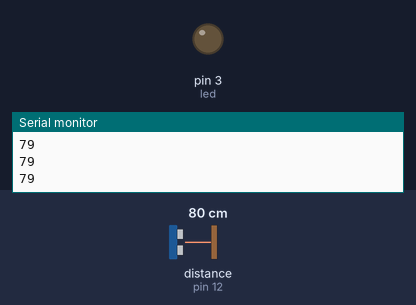
This sketch was run on a simulated Arduino Uno, built with avr-gcc and run on an emulated ATmega328P. Parts: output pins drawn as LEDs (lit = HIGH), the last lines printed to the serial monitor. Wiring (inferred from the names in the program): ultrasonic range finder: trigger pin 11; echo pin 12. The test bench sets the inputs (shaded band); at power-on: distance to the obstacle (sensor on pin 12) 80 cm. The echo pulse lasts 58.3 µs per cm; pins used as bus, display or sensor lines are not drawn.

Above: at 1.2 s.
1.3 s: distance to the obstacle (sensor on pin 12) set to 2 cm
At 2.0 s:
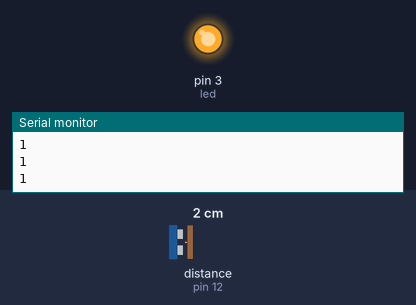
2.8 s: distance to the obstacle (sensor on pin 12) set to 4 cm
4.3 s: distance to the obstacle (sensor on pin 12) set to 7 cm
At 5.0 s:
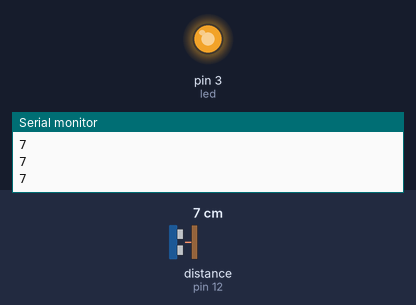
5.8 s: distance to the obstacle (sensor on pin 12) set to 18 cm
At 6.8 s:
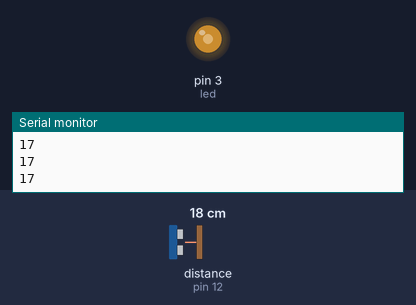
Timing chart, 0 to 8.3 s (numbered marks = the images above; inputs shaded):
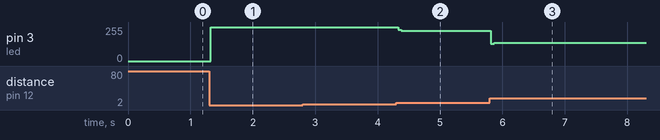

The sketch:

tamrin4_4.ino
```cpp
int trig = 11;
int echo = 12;
int led = 3;

long duration;
int distance;

void setup() {
  Serial.begin(9600);
  pinMode(trig, OUTPUT);
  pinMode(echo, INPUT);
  pinMode(led, OUTPUT);
}

void loop() {

  digitalWrite(trig, LOW);
  delayMicroseconds(2);

  digitalWrite(trig, HIGH);
  delayMicroseconds(10);
  digitalWrite(trig, LOW);

  duration = pulseIn(echo, HIGH);
  distance = (duration / 2) * 0.0343;

  Serial.println(distance);

  if(distance > 30) {
    analogWrite(led, 0);
  }
  else {
    int brightness = map(distance, 30, 4, 20, 255);
    brightness = constrain(brightness, 20, 255);
    analogWrite(led, brightness);
  }

  delay(50);
}
```

Measured:
- after the input at 1.3 s, pin 3 (led): 0/255 → 255/255 at once
- after the input at 4.3 s, pin 3 (led): 255/255 → 227/255 at once
- after the input at 5.8 s, pin 3 (led): 227/255 → 137/255 at once
